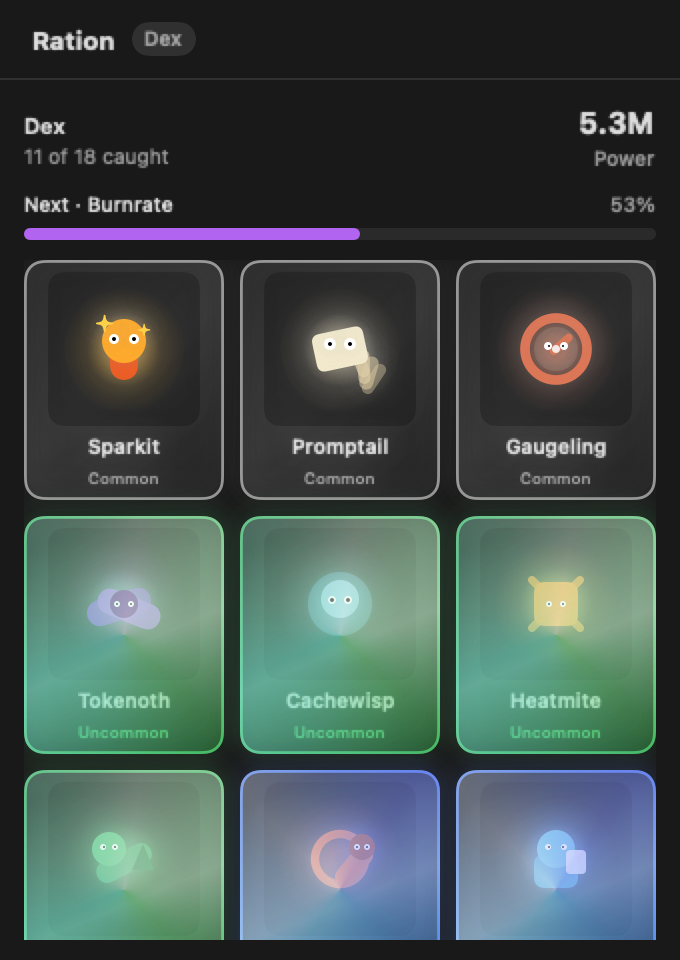
#> input picture DESIGN-IS-2026-08-18/dex-dark.png, 680 x 960 px
$ python -i render.py   (imports and definitions only)
#> lines starting #> are read from the running program, lines starting #| are printed output that depends on the picture
"""Renders the Ration teaser: 1080x1080, 60 fps, 22 s, cut to a 128 BPM grid.

Everything is drawn from repo assets (the 50 sliced card faces, the app icon,
and a crop of docs/images/demo.mp4) plus procedural shapes.

  .venv/bin/python render.py                 -> ration-x-teaser.mp4
  .venv/bin/python render.py --preview 1.2 5 -> preview_*.png for those seconds
"""
import json
import math
import os
import subprocess
import sys
from functools import lru_cache

import numpy as np
from PIL import Image, ImageDraw, ImageFilter, ImageFont

W = H = 1080
FPS = 60
DUR = 22.0
NF = int(DUR * FPS)
GW = 540                      # glow layer works at half res

BEAT = 60.0 / 128.0
def tb(b):                    # time of beat b
    return b * BEAT

T_LINE2 = tb(4)               # 1.875  "you get cards"
T_PACK = tb(6)                # 2.8125 pack drops in and shakes
T_RIP = tb(8)                 # 3.75   drop / pack rip
T_BINDER = tb(28)             # 13.125 wall of 50
T_APP = tb(37.333)            # 17.5   real app footage
T_CTA = tb(42.667)            # 20.0   call to action

REVEAL_BEATS = [9 + i for i in range(13)] + [22 + 0.5 * i for i in range(12)]
REVEAL_TIMES = [tb(b) for b in REVEAL_BEATS]

ORANGE = (228, 126, 84)
ORANGE_HOT = (255, 168, 116)
WHITE = (247, 244, 241)
DIM = (150, 140, 136)

ROOT = os.path.dirname(os.path.abspath(__file__))
REPO = os.path.abspath(os.path.join(ROOT, '..', '..'))
BUILD = os.path.join(ROOT, 'build')
# [3 lines not run here, left out]
# [1 line that did not run here, left out]

# cards from rows 1..8 are complete faces in the source sheet; rows 0 and 9 are
# clipped there, so heroes come from the middle and the wall uses all 50.
HERO = [i for i in range(50) if 5 <= i <= 44]
REVEAL_ORDER = [HERO[(i * 7 + 3) % len(HERO)] for i in range(len(REVEAL_TIMES))]


# ----------------------------------------------------------------- easing
def clamp(x, a=0.0, b=1.0):
    return max(a, min(b, x))

def ease_out_cubic(x):
    return 1 - (1 - x) ** 3

def ease_out_quart(x):
    return 1 - (1 - x) ** 4

def ease_in_cubic(x):
    return x ** 3

def ease_out_back(x, s=1.7):
    return 1 + (s + 1) * (x - 1) ** 3 + s * (x - 1) ** 2

def lerp(a, b, x):
    return a + (b - a) * x

def smooth(a, b, t):
    return lerp(a, b, clamp(t))


# ----------------------------------------------------------------- text
# [43 lines left out: functions font, text_img, paste, not called in this run]


def text(layer, s, cx, cy, size, color=WHITE, kind='anton', weight=700, track=0,
         glow=0.0, scale=1.0, alpha=1.0):
    paste(layer, text_img(s, size, color, kind, weight, track, glow), cx, cy, scale, alpha)


# ----------------------------------------------------------------- background
def build_base():
    y = np.linspace(0, 1, H, dtype=np.float32)[:, None]
    top = np.array([9, 9, 11], dtype=np.float32)
    bot = np.array([44, 21, 16], dtype=np.float32)
    grad = top + (bot - top) * (y ** 1.35)
    base = np.repeat(grad[:, None, :], W, axis=1)
    xx, yy = np.meshgrid(np.linspace(-1, 1, W), np.linspace(-1, 1, H))
    vig = 1.0 - 0.55 * np.clip((xx ** 2 + yy ** 2) ** 0.85, 0, 1)
    return base * vig[..., None]

BASE = build_base().astype(np.float32)

_xx, _yy = np.meshgrid(np.linspace(-1, 1, W), np.linspace(-1, 1, H))
RADIAL = np.clip(1.25 - (_xx ** 2 + _yy ** 2) ** 0.7, 0, 1).astype(np.float32)[..., None]

RNG = np.random.default_rng(7)
GRAIN = [RNG.normal(0, 1, (H, W, 1)).astype(np.float32) for _ in range(6)]

def grain_full(k):
    return GRAIN[k % len(GRAIN)]


# ----------------------------------------------------------------- card art helpers
@lru_cache(maxsize=1024)
def card_scaled(idx, w, h):
    return CARDS[idx].resize((max(1, w), max(1, h)), Image.LANCZOS)

# [35 lines left out: functions card_back, draw_card, not called in this run]


# ----------------------------------------------------------------- particles
class Particles:
    def __init__(self):
        self.p = []          # x, y, vx, vy, life, born, col, size
        self.rng = np.random.default_rng(11)

    # [25 lines left out: functions burst, draw, not called in this run]

PARTS = Particles()


# ----------------------------------------------------------------- scenes
# [184 lines left out: functions ring, scene_hook, pack_img, scene_pack, reveal_state, scene_reveals, not called in this run]


BIND_RNG = np.random.default_rng(3)
BIND_START = [(float(BIND_RNG.uniform(-500, W + 500)), float(BIND_RNG.uniform(-600, H + 600)),
               float(BIND_RNG.uniform(-70, 70))) for _ in range(50)]

# [118 lines left out: functions grid_cell, scene_binder, scrim, scene_app, scene_cta, flash_at and 1 more, not called in this run]


def spawn_events(t, dt):
    """Particle bursts fire once, as the timeline crosses their cue."""
    for j, tt in enumerate(REVEAL_TIMES):
        if t - dt < tt <= t:
            PARTS.burst(t, W / 2, H / 2 - 10, 16, META[REVEAL_ORDER[j]]['accent'],
                        speed=620, life=0.65, size=6)
    if t - dt < T_RIP <= t:
        PARTS.burst(t, W / 2, H / 2, 150, ORANGE_HOT, speed=1100, life=1.1, size=9)
        PARTS.burst(t, W / 2, H / 2, 60, WHITE, speed=700, life=0.9, size=6)
    if t - dt < T_BINDER <= t:
        PARTS.burst(t, W / 2, H / 2, 90, ORANGE, speed=900, life=1.0, size=7)
    if t - dt < T_CTA <= t:
        PARTS.burst(t, W / 2, 300, 70, ORANGE_HOT, speed=800, life=1.2, size=7)


def render_frame(i):
    t = i / FPS
    spawn_events(t, 1.0 / FPS)
    layer = Image.new('RGBA', (W, H), (0, 0, 0, 0))
    glow = Image.new('RGB', (GW, GW), (0, 0, 0))
    gd = ImageDraw.Draw(glow)

    scene_hook(t, layer, gd)
    scene_pack(t, layer, gd)
    scene_reveals(t, layer, gd)
    scene_binder(t, layer, gd)
    scene_app(t, layer, gd)
    scene_cta(t, layer, gd)
    PARTS.draw(t, gd)

    glow = glow.filter(ImageFilter.GaussianBlur(7)).resize((W, H), Image.BILINEAR)
    frame = BASE + np.asarray(glow).astype(np.float32) * 0.95
    beat_k = 1 + 0.035 * math.exp(-((t % BEAT) / 0.09)) * (1 if T_RIP < t < T_APP else 0)
    frame *= beat_k
    img = Image.fromarray(np.clip(frame, 0, 255).astype(np.uint8), 'RGB').convert('RGBA')
    img.alpha_composite(layer)

    out = np.asarray(img.convert('RGB')).astype(np.float32)
    f = flash_at(t)
    if f > 0.004:
        out = out + 255.0 * f * RADIAL
    if t < 0.25:                                   # open from black
        out *= ease_out_cubic(clamp(t / 0.25))
    out = out + grain_full(i % 6) * 3.2
    dx, dy = shake_at(t)
    z = 1.0
    if T_RIP < t < T_APP:
        z += 0.016 * math.exp(-((t % BEAT) / 0.085))
    for tt, amp in ((T_RIP, 0.09), (T_BINDER, 0.05), (T_CTA, 0.05)):
        if 0 <= t - tt < 0.5:
            z += amp * math.exp(-(t - tt) * 9)
    res = Image.fromarray(np.clip(out, 0, 255).astype(np.uint8), 'RGB')
    if dx or dy or z > 1.001:
        k = 1.0 / z
        res = res.transform((W, H), Image.AFFINE,
                            (k, 0, dx + W * (1 - k) / 2, 0, k, dy + H * (1 - k) / 2),
                            Image.BILINEAR)
    return res


# [27 lines left out: function main, not called in this run]


# [2 lines not run here, left out]

>>> import cv2
>>> picture = cv2.imread('../../DESIGN-IS-2026-08-18/dex-dark.png', cv2.IMREAD_GRAYSCALE)
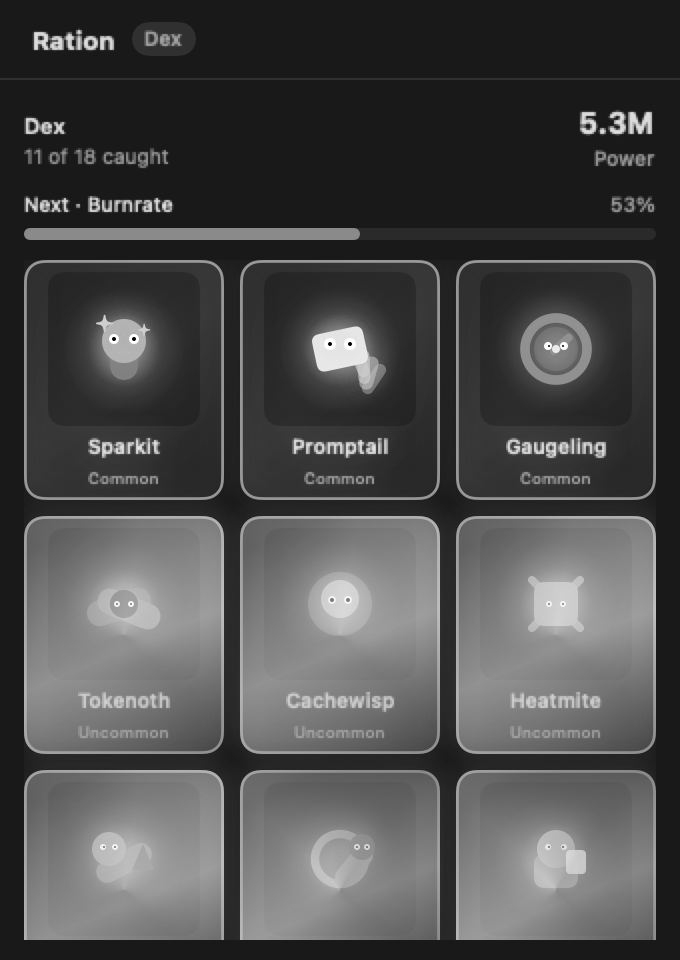
#> picture: shape (960, 680); min 0, max 255, mean 76.5
>>> result = render_frame(picture)
#> (the run stopped early here; a loop or call above may not have finished)
